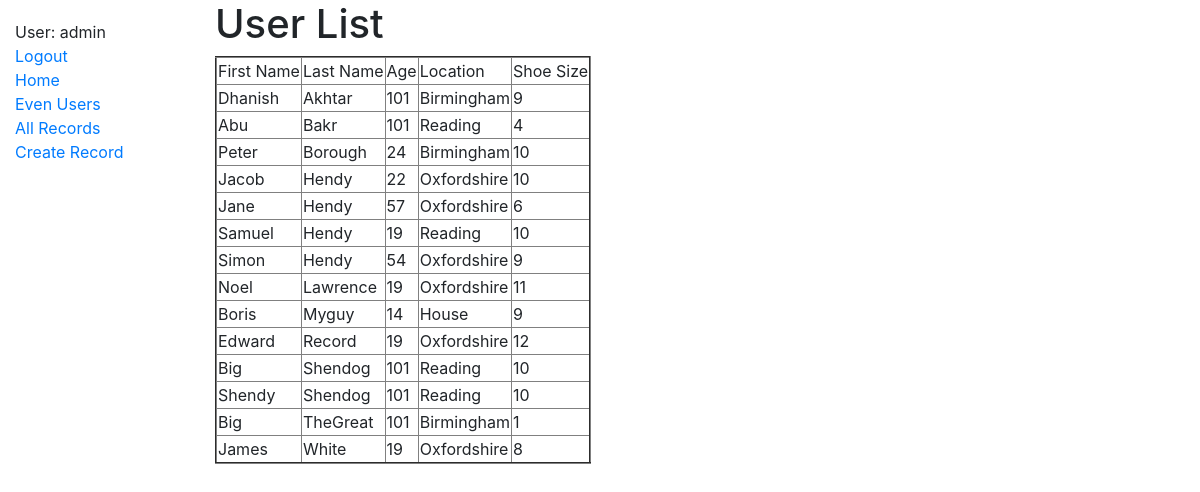
Page /users/all_records/ (signed in) on the committed database.
### users/models.py (models this page shows, shortened)
class UserModel(models.Model):
    first_name = models.CharField(max_length=20, help_text='Enter First Name')
    last_name = models.CharField(max_length=20, help_text='Enter Surname')
    location = models.CharField(max_length=20, help_text='Enter Location')
    age = models.IntegerField(help_text="Enter Age")
    shoe_size = models.IntegerField(help_text="Enter Shoe Size")
    class Meta:
        ordering = ['last_name', 'first_name', 'age']

### users/views.py (the view)
# urls.py: path('all_records/', views.AllRecords.as_view(), name="all_records"),
class AllRecords(LoginRequiredMixin, generic.ListView):
    model = UserModel
    context_object_name = 'user_list'
    queryset = UserModel.objects.all()
    template_name = "all_records.html"

### users/templates/all_records.html
{% extends "base_generic.html" %}
{% block content %}
<h1>User List</h1>
  {% if user_list %}
    <table border="2">
      <tbody>
        <tr>
          <td>First Name</td>
          <td>Last Name</td>
          <td>Age</td>
          <td>Location</td>
          <td>Shoe Size</td>
        </tr>
        {% for user in user_list %}
        <tr>
          <td>{{ user.first_name }}</td>
          <td>{{ user.last_name }}</td>
          <td>{{ user.age }}</td>
          <td>{{ user.location }}</td>
          <td>{{ user.shoe_size }}</td>
        </tr>
        {% endfor %}
      </tbody>
    </table>
  {% else %}
    <p>There are no users in the database.</p>
  {% endif %}
{% endblock %}

### users/templates/base_generic.html (shortened to what this page needs)
<!DOCTYPE html>
<html lang="en">
<head>
  <link rel="stylesheet" href="https://stackpath.bootstrapcdn.com/bootstrap/4.1.3/css/bootstrap.min.css">
  {% load static %}
  <link rel="stylesheet" href="{% static 'css/styles.css' %}">
</head>
<body>
  <div class="container-fluid">
    <div class="row">
      <div class="col-sm-2">
      {% block sidebar %}
        <ul class="sidebar-nav">
          {% if user.is_authenticated %}
          <li>User: {{ user.get_username }}</li>
          <li><a href="{% url 'logout'%}?next={{request.path}}">Logout</a></li>
          {% else %}
          <li><a href="{% url 'login'%}?next={{request.path}}">Login</a></li>
         {% endif %}
          <li><a href="{% url 'index' %}">Home</a></li>
          <li><a href="{% url 'even' %}">Even Users</a></li>
          <li><a href="{% url 'all_records' %}">All Records</a></li>
          <li><a href="{% url 'create_record' %}">Create Record</a></li>
        </ul>
     {% endblock %}
      </div>
      <div class="col-sm-10 ">{% block content %}{% endblock %}</div>
    </div>
  </div>
</body>
</html>

### users/static/css/styles.css (style rules this page uses)
.sidebar-nav { margin-top: 20px; padding: 0; list-style: none; }

### rows in the picture
UserModel: first_name "Dhanish", last_name "Akhtar", age "101", location "Birmingham", shoe_size "9"
UserModel: first_name "Abu", last_name "Bakr", age "101", location "Reading", shoe_size "4"
UserModel: first_name "Peter", last_name "Borough", age "24", location "Birmingham", shoe_size "10"
UserModel: first_name "Jacob", last_name "Hendy", age "22", location "Oxfordshire", shoe_size "10"
UserModel: first_name "Jane", last_name "Hendy", age "57", location "Oxfordshire", shoe_size "6"
UserModel: first_name "Samuel", last_name "Hendy", age "19", location "Reading", shoe_size "10"
UserModel: first_name "Simon", last_name "Hendy", age "54", location "Oxfordshire", shoe_size "9"
UserModel: first_name "Noel", last_name "Lawrence", age "19", location "Oxfordshire", shoe_size "11"
UserModel: first_name "Boris", last_name "Myguy", age "14", location "House", shoe_size "9"
UserModel: first_name "Edward", last_name "Record", age "19", location "Oxfordshire", shoe_size "12"
UserModel: first_name "Big", last_name "Shendog", age "101", location "Reading", shoe_size "10"
UserModel: first_name "Shendy", last_name "Shendog", age "101", location "Reading", shoe_size "10"
UserModel: first_name "Big", last_name "TheGreat", age "101", location "Birmingham", shoe_size "1"
UserModel: first_name "James", last_name "White", age "19", location "Oxfordshire", shoe_size "8"

### other values in the picture
{{ user.get_username }} "admin"
